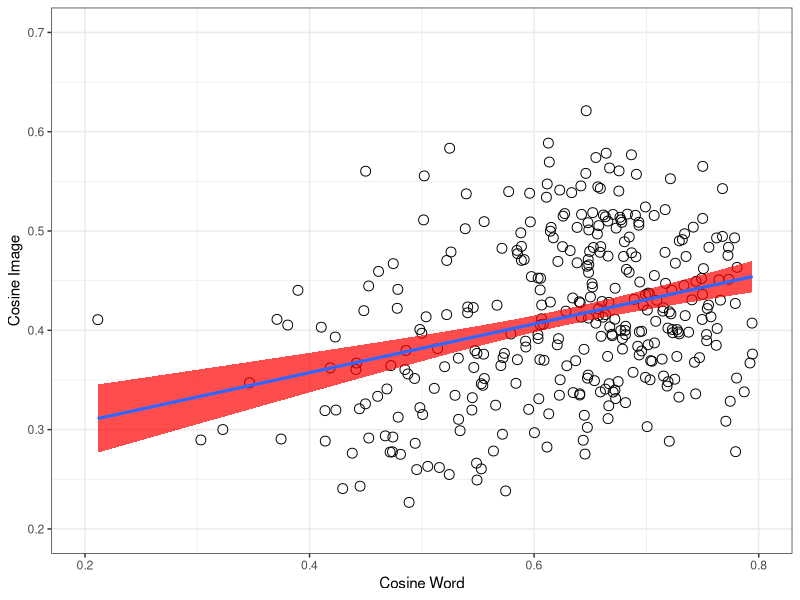
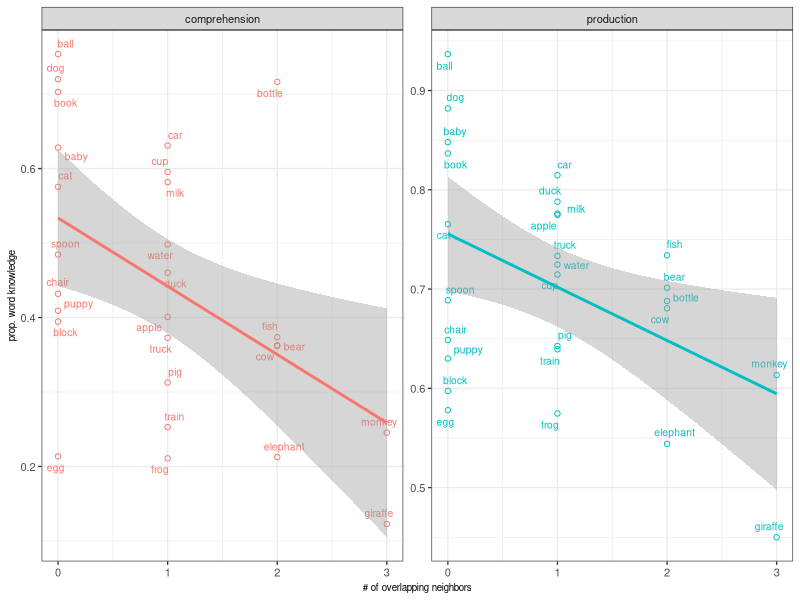

These charts were generated, in order, by the following R code:
## ---- chunk 1
rm(list=ls())
knitr::opts_chunk$set(fig.width=3, fig.height=3, fig.crop = F, fig.pos = "tb", fig.path='figs/',
                      echo=F, warning=F, cache=F, message=F, sanitize = T)
## ---- chunk 2
library(png)
library(grid)
library(ggplot2)
library(xtable)
library(tidyverse)
library(ggpubr)
library(broom)
library(ggrepel)
library(forcats)
## ---- chunk 3
animate <- c("puppy", "duck", "elephant", "pig", "monkey", "giraffe",
             "bear", "baby", "fish", "frog", "cow", "dog", "cat")
words27 <-  read_csv("data/pairwise_distances.csv") %>% distinct(word)
combo <- read_csv("data/pairwise_distances.csv") %>%
  unite(pair, X1, word, remove = T) %>% 
  distinct(cos_word,.keep_all = T)
#eb this gets rid of our redundancy issues
wb_prod <- read_csv("data/wordbank_production.csv") %>%  
   mutate(definition = forcats::fct_recode(definition,
    "fish"    = "fish (animal)",
    "water"   = "water (beverage)")) %>% 
  filter(definition%in%words27$word) %>% 
  mutate(animate = ifelse(definition %in% animate, "animate", "inanimate"))

wb_comp <- read_csv("data/wordbank_comprehension.csv") %>%
     mutate(definition = forcats::fct_recode(definition,
    "fish"    = "fish (animal)",
    "water"   = "water (beverage)")) %>% 
  filter(definition%in%words27$word) %>% 
    mutate(animate = ifelse(definition %in% animate, "animate", "inanimate"))
overlap_ratios <- read_csv("data/overlap_ratios.csv") %>% 
  mutate(animate = ifelse(word %in% animate, T, F))
# fix water picture in img space
neighbor_counts <- read_csv("python/neighbor_counts.csv") %>% 
  rename(definition = word)

stimuli_counts <- read_csv("python/stimuli_counts.csv")
## ---- chunk 4
pairwise_corr <- cor.test(combo$cos_img, combo$cos_word, conf.int=T) %>% tidy()

pairwise_corr_string <- sprintf("$R = %0.2f$, $p < %1.2g$", pairwise_corr$estimate, pairwise_corr$p.value)
## ---- chunk 5

shapiro.test(overlap_ratios$overlap_ratio)#almost normal
overlap_wilcox <- wilcox.test(overlap_ratios$overlap_ratio)# significantly different from chance
#even with correction, both animate and animate overlaps>0, not different from each other
wilcox.test(subset(overlap_ratios, animate==F)$overlap_ratio)
wilcox.test(subset(overlap_ratios, animate==T)$overlap_ratio)
wilcox.test(subset(overlap_ratios, animate==T)$overlap_ratio,
            subset(overlap_ratios, animate==F)$overlap_ratio)

## ---- chunk 6
ggplot(combo, aes(cos_word, cos_img))+
  geom_point(size=3, shape =1)+
  geom_smooth(method="lm", aes(group=1), show.legend=F, fill ="red", alpha = .7)+
  geom_smooth(method="lm", aes(group=1), se=F)+ # this second line is to trick ggplot into not putting the gray fill in the boxes in the legend (coming from the standard error in the first line)
  theme_bw()+
  xlab("Cosine Word")+
  ylab("Cosine Image")+
  xlim(0.2,0.80)+
  ylim(0.2,0.7)+
  theme(legend.position="bottom", 
        legend.title = element_blank(), 
        legend.text = element_text(size=7), 
        legend.key.width = unit(0.4, "cm"),
        legend.key = element_rect(fill = 'white', size = 0.1)
        )

cap <- sprintf("Relative cosine distance between points in word embedding space (x-axis) and image embedding space (y-axis), for every item pair. Fitted line reflects linear fit with SE;the correlation is significant ($R = %0.2f$, $p < %1.2g$).", pairwise_corr$estimate, pairwise_corr$p.value)
## ---- chunk 7
wb_prod_long <- wb_prod %>% 
  gather(`16`:`30`, value = 'mean_prop_prod', key = "month")
wb_comp_long <- wb_comp %>% 
  gather(`8`:`18`, value = 'mean_prop_comp', key = "month")
wb_prod_long_allmonths <- wb_prod_long %>% 
  group_by(definition, animate) %>% 
  summarise(overall_prop_prod = mean(mean_prop_prod)) %>% 
  left_join(neighbor_counts) %>% 
  mutate(totalneighbors = image_count+word_count+overlap_count,
         overlapratio = overlap_count/totalneighbors)

wb_comp_long_allmonths <- wb_comp_long %>% 
  group_by(definition, animate) %>% 
  summarise(overall_prop_comp = mean(mean_prop_comp)) %>% 
  left_join(neighbor_counts) %>% 
  mutate(totalneighbors = image_count+word_count+overlap_count,
         overlapratio = overlap_count/totalneighbors)

prod_overlap_corr <- cor.test(wb_prod_long_allmonths$overall_prop_prod, wb_prod_long_allmonths$overlap_count, conf.int=T) %>% tidy()
comp_overlap_corr <- cor.test(wb_comp_long_allmonths$overall_prop_comp, wb_comp_long_allmonths$overlap_count, conf.int=T) %>% tidy()

wb_all<- wb_comp_long_allmonths %>% 
  left_join(wb_prod_long_allmonths) %>% 
  gather(c(overall_prop_comp, overall_prop_prod), value = prop_kids, key = comp_prod ) %>% 
  mutate(comp_prod = fct_recode(comp_prod,
    "production" = "overall_prop_prod",
    "comprehension" = "overall_prop_comp"
  ))

## ---- chunk 8

ggplot(wb_all, aes(overlap_count,prop_kids, color = comp_prod))+
  geom_point(shape=1)+
  geom_text_repel(aes(label = definition), size=2.6, force=4)+
  facet_wrap(~comp_prod, scales = "free_y")+
  stat_smooth(method = "lm")+
  theme_bw(base_size = 10)+
  theme(axis.title=element_text(size=7))+
  guides(colour = "none")+
  xlab("# of overlapping neighbors")+
  ylab("prop. word knowledge")

cap <- "Proportion of children in WordBank reported to understand (left, averaged over 8-18 months) or produce (right, averaged over 16-30 months) the 27 items, as a function of how many overlapping neighbors (i.e. in both image- and word-space) they have. Line indicates linear fit with SE confidence band."
## ---- chunk 9
# References will be generated automatically by Pandoc and included here.
# The following code is some latex to format the bibliography. Do not remove it.
